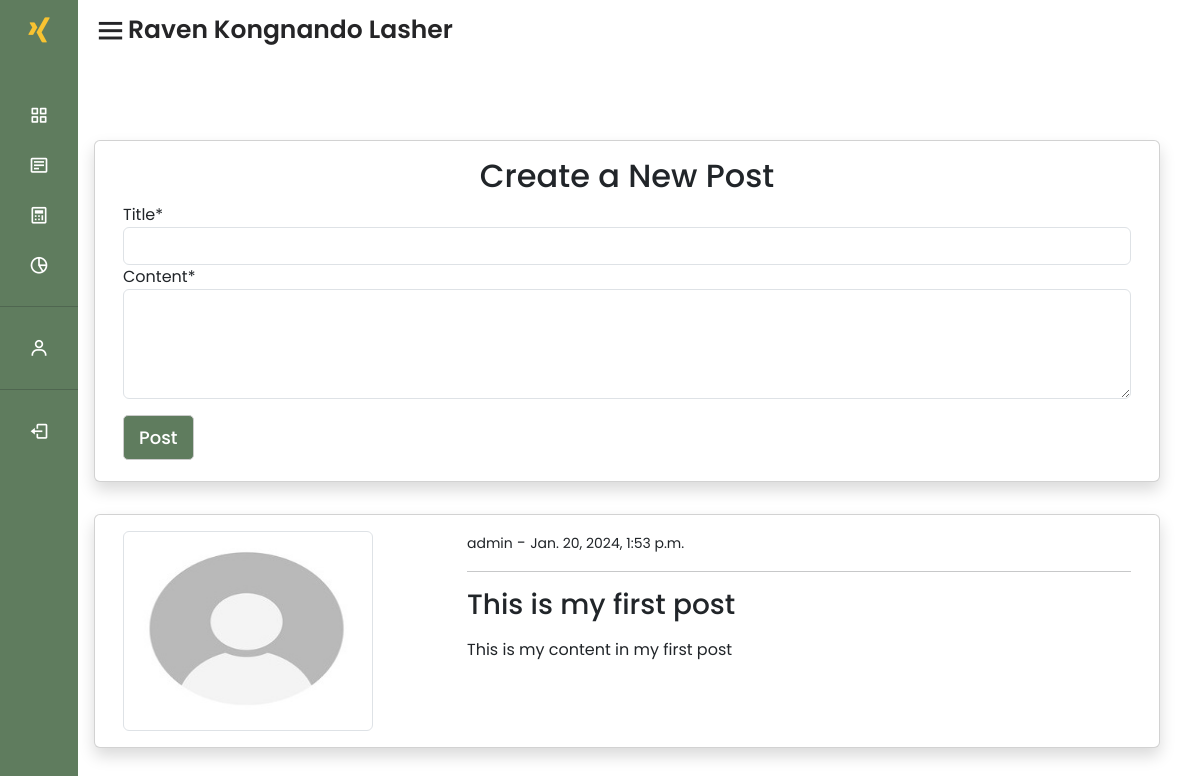
Page /blog/home/ (signed in) on the earlier database version.
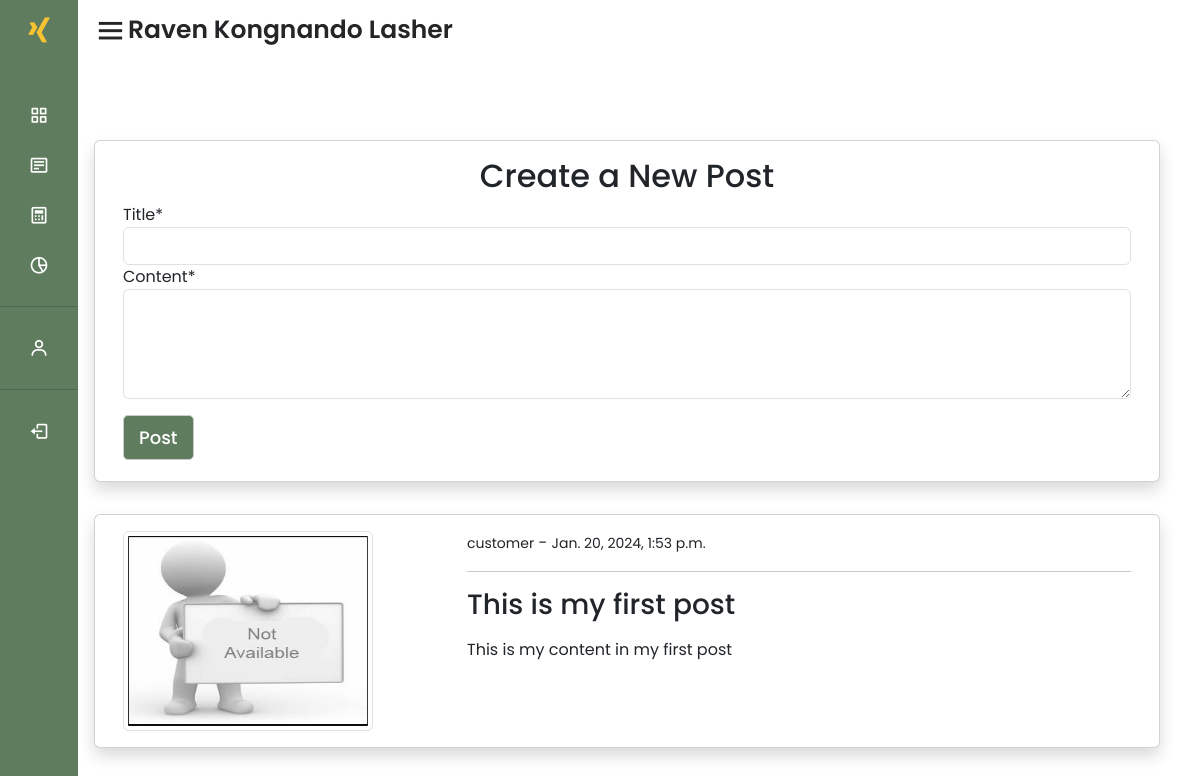
Same page on the later database version.
### blog/models.py (models this page shows, shortened)
class PostModel(models.Model):
     title = models.CharField(max_length=100)
     content = models.TextField()
     author = models.ForeignKey(User, on_delete=models.CASCADE)
     date_created = models.DateTimeField(auto_now_add=True)
     likes = models.ManyToManyField(User, related_name='liked_posts', blank=True)
     class Meta:
          ordering = ('-date_created',)

### UserAccount/models.py (models this page shows, shortened)
class ProfileModel(models.Model):
     user = models.OneToOneField(User, on_delete=models.CASCADE)
     image = models.ImageField(default='default.jpg', upload_to='profile', validators=[
                                   FileExtensionValidator(['png', 'jpg', 'jpeg'])])

### blog/views.py (the view)
# urls.py: path('home/', views.index, name='blog-index'),
@login_required(login_url='/login')
def index(request):
     posts = PostModel.objects.all()
     if request.method == 'POST':
          form = PostModelForm(request.POST)
          if form.is_valid():
               instance = form.save(commit=False)
               instance.author = request.user
               instance.save()
               return redirect('blog-index')
     else:
          form = PostModelForm()
     context = {
          'posts': posts,
          'form': form
     }
     return render(request, 'inner/blog/index.html', context)

### blog/forms.py
class PostModelForm(forms.ModelForm):
     content = forms.CharField(widget=forms.Textarea(attrs={'rows': 4}))
     class Meta:
          model = PostModel
          fields = ['title', 'content']
     def __init__(self, *args, **kwargs):
          super().__init__(*args, **kwargs)
          for field_name, field in self.fields.items():
               field.widget.attrs.update({'class': 'form-control'})

### templates/inner/blog/index.html (shortened to what this page needs)
{% extends 'layout/main.html' %}
{% load crispy_forms_tags %}
{% block content %}
<div class="container">
     <div class="row mt-5 pt-3">
          <div class="row">
               <div class="card my-3 shadow">
                    <div class="card-body">
                         <div class="post-form-header">
                              <h2 class="text-center">Create a New Post</h2>
                         </div>
                         <form method="POST">
                              {{ form|crispy }}
                              <div class="form row justify-content-end mt-2">
                                   <div class="form-group col-12">
                                        <button type="submit" class="form btn-block dustyGreen text-white mt-2">
                                             Post
                                        </button>
                                   </div>
                              </div>
                         </form>
                    </div>
               </div>
          </div>
          <div class="row">
               {% for post in posts %}
               <div class="card shadow my-3">
                    <div class="card-body">
                         <div class="row">
                              <div class="col-md-4">
                                   <img class="img-thumbnail" src="{{ post.author.profilemodel.image.url }}" alt="img"
                                        style="width: 250px; height: 200px;">
                              </div>
                              <div class="col-md-8">
                                   <small>{{ post.author }}</small> -
                                   <small>{{ post.date_created }}</small>
                                   <hr>
                                   <a class="h3" href="{% url 'blog-post-detail' post.id %}">{{ post.title }}</a>
                                   <p class="text-justify my-3">
                                        {{ post.content }}
                                   </p>
                              </div>
                         </div>
                    </div>
               </div>
               {% endfor %}
          </div>
     </div>
</div>
{% endblock %}

Differences in the rows shown:
changed PostModel "This is my first post": author.profilemodel.image: a different picture; author "admin" → "customer"
